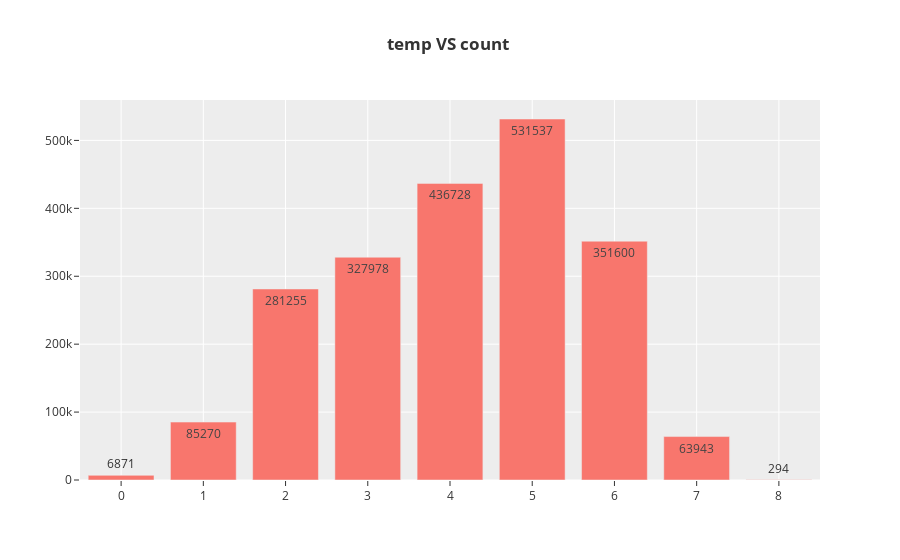

The notebook cell saved with this chart:
### Code cell
df = train_df.groupby(['temp_category']).sum().reset_index()

fig = go.Figure()
fig.add_trace(
    go.Bar(x=df['temp_category'], y=df['count'], text=df['count'], textposition='auto', texttemplate='%{text:.0f}' )
)
fig.update_layout({
        "title": { "text": "<b>temp VS count </b>" },
        "xaxis": { "showticklabels":True, "dtick": "1" },
        "template":'ggplot2'
})
fig.show()

### Figure 1 — Plotly figure (JSON) as saved in the notebook; plotly's stock layout.template omitted (floating-point values rounded to 4 significant figures)
{"data": [{"text": [6871, 85270, 281255, 327978, 436728, 531537, 351600, 63943, 294], "textposition": "auto", "texttemplate": "%{text:.0f}", "type": "bar", "x": [0, 1, 2, 3, 4, 5, 6, 7, 8], "y": [6871, 85270, 281255, 327978, 436728, 531537, 351600, 63943, 294]}], "layout": {"title": {"text": "<b>temp VS count </b>"}, "xaxis": {"dtick": "1", "showticklabels": true}}}
